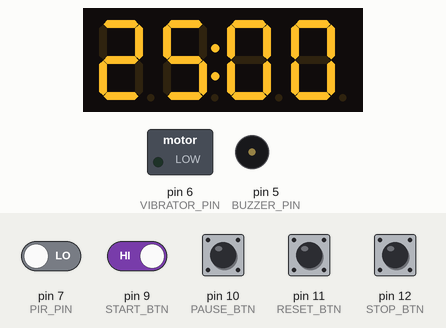
A sketch run on a simulated Arduino Uno, built with avr-gcc and run on an emulated ATmega328P. On the bench: 4-digit seven-segment display, switched loads named in the sketch (green lamp = pin HIGH), buzzer (waves = sounding, pin HIGH). Dashed ring = blinking. The inputs (shaded band) are chosen by the test bench; at power-on: pin 9 (START_BTN), pin 10 (PAUSE_BTN), pin 11 (RESET_BTN), pin 12 (STOP_BTN) HIGH, pin 7 (PIR_PIN) LOW. What the sketch prints to the serial monitor is not drawn.

Above: at 1.2 s.
1.3 s: pin 11 (RESET_BTN) pulled LOW for 0.25 s
At 1.52 s:
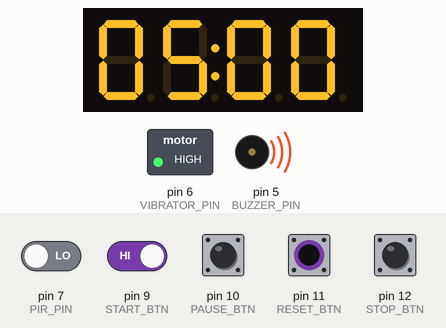
3.8 s: pin 11 (RESET_BTN) pulled LOW for 1 s
At 4.0 s:
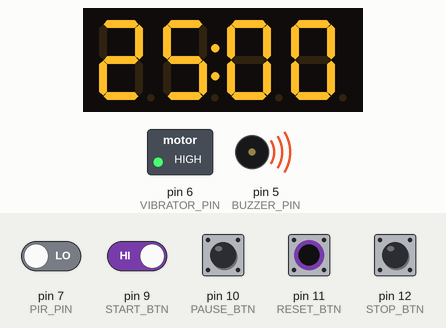
7.1 s: pin 10 (PAUSE_BTN) pulled LOW for 0.25 s
8.8 s: pin 10 (PAUSE_BTN) pulled LOW for 1 s
At 12.0 s:
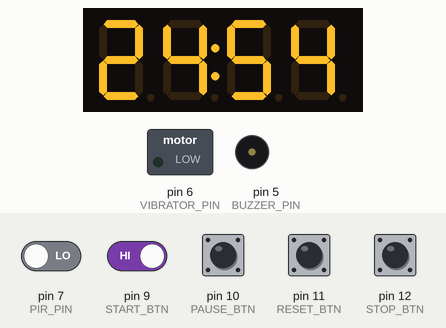
12.6 s: pin 7 (PIR_PIN) driven HIGH
14.6 s: pin 9 (START_BTN) driven LOW and pin 10 (PAUSE_BTN) driven LOW
Timing chart, 0 to 17.6 s (numbered marks = the images above; inputs shaded):
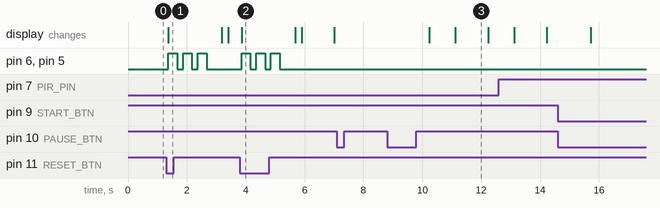

The sketch:

pomodoro_with_vib.ino
```cpp
#include <TM1637Display.h>

// ---------- Pomodoro Definitions ----------
#define CLK 3
#define DIO 4
TM1637Display display(CLK, DIO);

#define START_BTN 9
#define PAUSE_BTN 10
#define RESET_BTN 11
#define STOP_BTN 12
#define BUZZER_PIN 5
#define VIBRATOR_PIN 6  // <-- Add motor on D6

const unsigned long pomodoroDuration = 25 * 60 * 1000UL;
const unsigned long breakDuration = 5 * 60 * 1000UL;
unsigned long duration = pomodoroDuration;

unsigned long startTime = 0;
unsigned long elapsedTime = 0;

bool isRunning = false;
bool isPaused = false;
bool isBreak = false;

// ---------- PIR Definitions ----------
#define PIR_PIN 7
const unsigned long firstNoMotionPeriod = 2UL * 60UL * 1000UL;  // 2 mins
const unsigned long secondNoMotionPeriod = 1UL * 60UL * 1000UL; // 1 min

unsigned long lastMotionTime = 0;
bool warningIssued = false;
bool alarmTriggered = false;

// ---------- Setup ----------
void setup() {
  display.setBrightness(7);
  pinMode(START_BTN, INPUT_PULLUP);
  pinMode(PAUSE_BTN, INPUT_PULLUP);
  pinMode(RESET_BTN, INPUT_PULLUP);
  pinMode(STOP_BTN, INPUT_PULLUP);
  pinMode(BUZZER_PIN, OUTPUT);
  pinMode(VIBRATOR_PIN, OUTPUT);  // <-- Initialize vibrator
  pinMode(PIR_PIN, INPUT);

  digitalWrite(BUZZER_PIN, LOW);
  digitalWrite(VIBRATOR_PIN, LOW);

  showTime(duration);

  Serial.begin(9600);
  Serial.println("🔍 PIR Inactivity Alarm System Initialized...");
  lastMotionTime = millis();
}

// ---------- Loop ----------
void loop() {
  handlePomodoro();
  handlePIR();
}

// ---------- Pomodoro Logic ----------
void handlePomodoro() {
  if (digitalRead(START_BTN) == LOW && !isRunning && !isPaused) {
    startTime = millis();
    elapsedTime = 0;
    isRunning = true;
    delay(200);
  }

  if (digitalRead(PAUSE_BTN) == LOW) {
    if (isRunning) {
      elapsedTime = millis() - startTime;
      isRunning = false;
      isPaused = true;
    } else if (isPaused) {
      startTime = millis() - elapsedTime;
      isRunning = true;
      isPaused = false;
    }
    delay(200);
  }

  if (digitalRead(STOP_BTN) == LOW) {
    isRunning = false;
    isPaused = false;
    isBreak = false;
    elapsedTime = 0;
    duration = pomodoroDuration;
    showTime(duration);
    buzzEnd();
    delay(200);
  }

  if (digitalRead(RESET_BTN) == LOW) {
    isBreak = !isBreak;
    duration = isBreak ? breakDuration : pomodoroDuration;
    elapsedTime = 0;
    startTime = millis();
    isRunning = true;
    isPaused = false;
    showTime(duration);
    buzzEnd();
    delay(300);
  }

  if (isRunning) {
    elapsedTime = millis() - startTime;
    if (elapsedTime >= duration) {
      isRunning = false;
      isPaused = false;
      elapsedTime = duration;
      buzzEnd();
      if (!isBreak) {
        isBreak = true;
        duration = breakDuration;
        elapsedTime = 0;
        startTime = millis();
        isRunning = true;
      }
    }
  }

  showTime(duration - elapsedTime);
}

void showTime(unsigned long msLeft) {
  unsigned int seconds = (msLeft / 1000) % 60;
  unsigned int minutes = (msLeft / 60000);
  int timeValue = minutes * 100 + seconds;
  display.showNumberDecEx(timeValue, 0b01000000, true);
}

void buzzEnd() {
  for (int i = 0; i < 3; i++) {
    digitalWrite(BUZZER_PIN, HIGH);
    digitalWrite(VIBRATOR_PIN, HIGH);
    delay(300);
    digitalWrite(BUZZER_PIN, LOW);
    digitalWrite(VIBRATOR_PIN, LOW);
    delay(200);
  }
}

// ---------- PIR Logic ----------
void handlePIR() {
  int pirState = digitalRead(PIR_PIN);
  unsigned long currentTime = millis();

  if (pirState == HIGH) {
    Serial.println("✅ Motion Detected — Resetting Timers");
    lastMotionTime = currentTime;
    warningIssued = false;
    alarmTriggered = false;
    digitalWrite(BUZZER_PIN, LOW);
    digitalWrite(VIBRATOR_PIN, LOW);
  }

  unsigned long noMotionDuration = currentTime - lastMotionTime;

  if (!warningIssued && noMotionDuration >= firstNoMotionPeriod) {
    Serial.println("⚠️ No Motion for 2 minutes — Warning Buzz + Vibrate");
    tone(BUZZER_PIN, 1000, 1000);
    digitalWrite(VIBRATOR_PIN, HIGH);
    delay(1000);
    digitalWrite(VIBRATOR_PIN, LOW);
    warningIssued = true;
  }

  if (warningIssued && !alarmTriggered && noMotionDuration >= (firstNoMotionPeriod + secondNoMotionPeriod)) {
    Serial.println("🚨 No Motion for 3 minutes — Continuous Alarm + Timer Paused");

    isRunning = false;       // Pause the timer
    isPaused = true;

    digitalWrite(BUZZER_PIN, HIGH);     // Continuous buzzer
    digitalWrite(VIBRATOR_PIN, HIGH);   // Continuous vibration
    alarmTriggered = true;
  }

  delay(200); // PIR signal stabilization
}
```

Measured:
- after the input at 1.3 s, pin 6 (VIBRATOR_PIN), pin 5 (BUZZER_PIN): alternates HIGH for 0.30 s and LOW for 0.20 s, 6 changes in all, then stays LOW, starting after 0.07 s; the display: changes after 0.07 s (image 1)
- after the input at 3.8 s, pin 6 (VIBRATOR_PIN), pin 5 (BUZZER_PIN): alternates HIGH for 0.30 s and LOW for 0.20 s, 6 changes in all, then stays LOW, starting after 0.06 s
- after the input at 7.1 s, every drawn part: stays the same
- after the input at 8.8 s, the display: first changes after 1.4 s (image 3 shows a later state)
- what the display in image 3 shows lasts 1.1 s, from 11.1 s to 12.2 s
